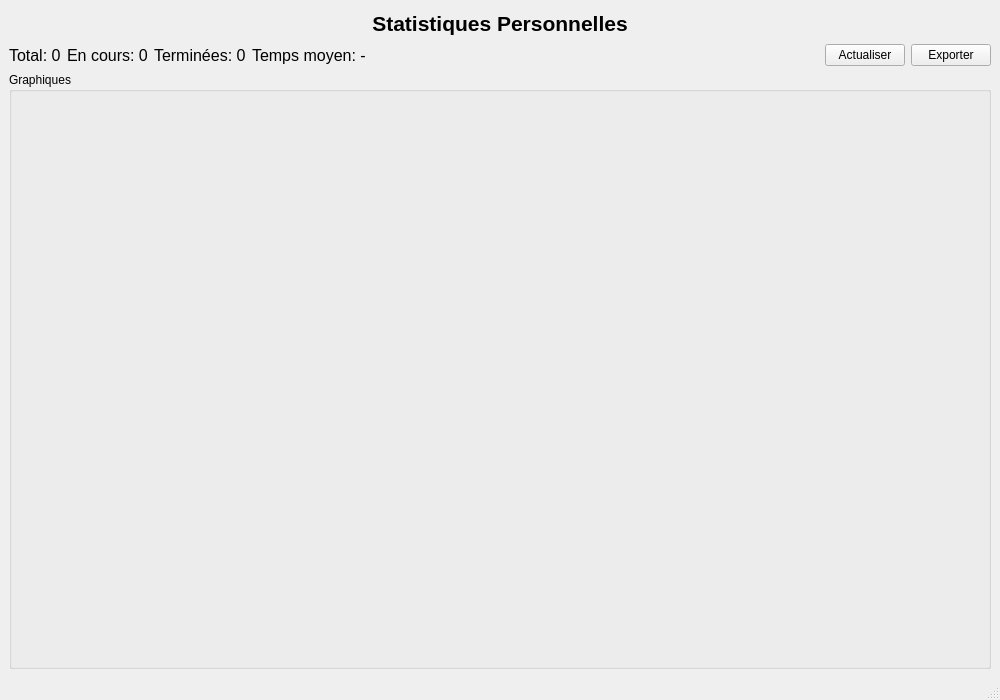
<?xml version="1.0" encoding="UTF-8"?>
<ui version="4.0">
 <class>StatisticsWindow</class>
 <widget class="QMainWindow" name="StatisticsWindow">
  <property name="geometry">
   <rect>
    <x>0</x>
    <y>0</y>
    <width>1000</width>
    <height>700</height>
   </rect>
  </property>
  <property name="windowTitle">
   <string>Statistiques Personnelles</string>
  </property>
  <widget class="QWidget" name="centralwidget">
   <layout class="QVBoxLayout" name="verticalLayout">
    <item>
     <widget class="QLabel" name="lblTitle">
      <property name="text">
       <string>Statistiques Personnelles</string>
      </property>
      <property name="alignment">
       <set>Qt::AlignCenter</set>
      </property>
      <property name="font">
       <font>
        <pointsize>16</pointsize>
        <weight>75</weight>
        <bold>true</bold>
       </font>
      </property>
     </widget>
    </item>
    <item>
     <layout class="QHBoxLayout" name="horizontalLayoutStats">
      <item>
       <widget class="QLabel" name="lblTotalEvaluations">
        <property name="text">
         <string>Total: 0</string>
        </property>
        <property name="font">
         <font>
          <pointsize>12</pointsize>
         </font>
        </property>
       </widget>
      </item>
      <item>
       <widget class="QLabel" name="lblPendingEvaluations">
        <property name="text">
         <string>En cours: 0</string>
        </property>
        <property name="font">
         <font>
          <pointsize>12</pointsize>
         </font>
        </property>
       </widget>
      </item>
      <item>
       <widget class="QLabel" name="lblCompletedEvaluations">
        <property name="text">
         <string>Terminées: 0</string>
        </property>
        <property name="font">
         <font>
          <pointsize>12</pointsize>
         </font>
        </property>
       </widget>
      </item>
      <item>
       <widget class="QLabel" name="lblAverageTime">
        <property name="text">
         <string>Temps moyen: -</string>
        </property>
        <property name="font">
         <font>
          <pointsize>12</pointsize>
         </font>
        </property>
       </widget>
      </item>
      <item>
       <spacer name="horizontalSpacer">
        <property name="orientation">
         <enum>Qt::Horizontal</enum>
        </property>
        <property name="sizeHint" stdset="0">
         <size>
          <width>40</width>
          <height>20</height>
         </size>
        </property>
       </spacer>
      </item>
      <item>
       <widget class="QPushButton" name="btnRefresh">
        <property name="text">
         <string>Actualiser</string>
        </property>
       </widget>
      </item>
      <item>
       <widget class="QPushButton" name="btnExport">
        <property name="text">
         <string>Exporter</string>
        </property>
       </widget>
      </item>
     </layout>
    </item>
    <item>
     <widget class="QGroupBox" name="groupBoxCharts">
      <property name="title">
       <string>Graphiques</string>
      </property>
      <layout class="QVBoxLayout" name="verticalLayout_2">
       <item>
        <widget class="QWidget" name="chartWidgetDistribution" native="true">
         <property name="minimumSize">
          <size>
           <width>0</width>
           <height>300</height>
          </size>
         </property>
         <layout class="QVBoxLayout" name="verticalLayout_3"/>
        </widget>
       </item>
       <item>
        <widget class="QWidget" name="chartWidgetTimeline" native="true">
         <property name="minimumSize">
          <size>
           <width>0</width>
           <height>250</height>
          </size>
         </property>
         <layout class="QVBoxLayout" name="verticalLayout_4"/>
        </widget>
       </item>
      </layout>
     </widget>
    </item>
   </layout>
  </widget>
  <widget class="QStatusBar" name="statusbar"/>
 </widget>
 <resources/>
 <connections/>
</ui>
